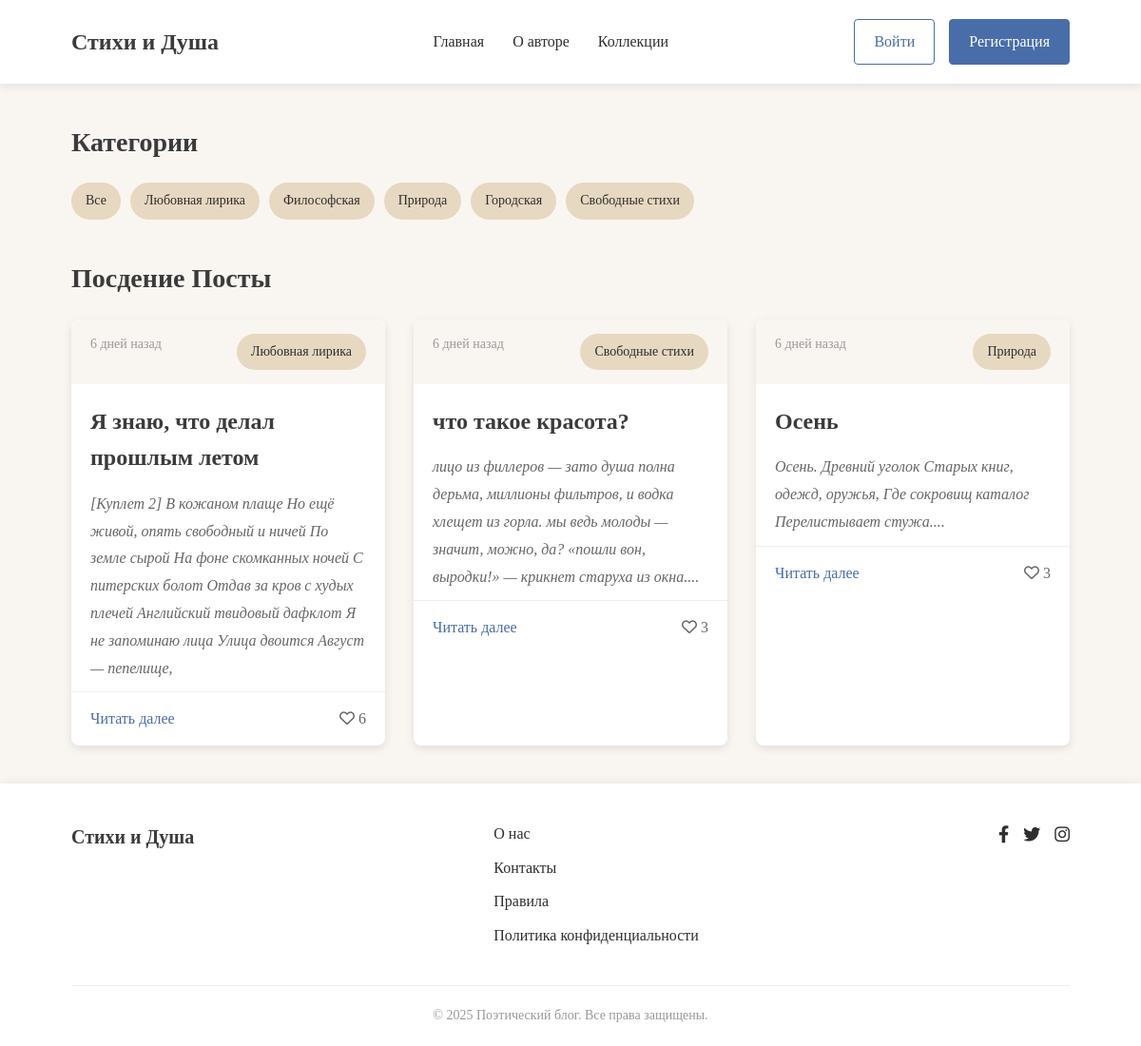
The page / on the database its author committed.
### show/models.py (models this page shows, shortened)
class Category(models.Model):
    title = models.CharField(max_length=60)
    def __str__(self):
        return f'{self.title}'

class Poem(models.Model):
    title = models.CharField(max_length=120)
    text = models.TextField()
    category = models.ForeignKey(to=Category, on_delete=models.CASCADE, related_name='poems')
    date_public = models.DateTimeField(auto_now_add=True)
    like = models.ManyToManyField(to=User, related_name="poems", blank=True)
    reads = models.ManyToManyField(to=User, related_name="reads")
    def text_poem(self):
        dot = self.text.count('.')
        if dot > 1:
            total = self.text.find('.')
            total_str = self.text.find('.', total + 1)
            return f"{self.text[0:total_str + 1]}..."
        else:
            return self.text
    def date_count(self):
        now_date = self.date_public.date()
        today = datetime.today().date()
        delta = (today - now_date).days
        if delta == 0:
            return 'Сегодня'
        elif delta == 1:
            return 'Вчера'
        elif delta == 7:
            return 'Неделю назад'
        elif delta < 31:
            return f'{delta} дней назад'
        elif delta < 365:
            months = delta // 30
            return f'{months} месяц(ев) назад'
        else:
            years = delta // 365
            return f'{years} год(а/лет) назад'

### show/views.py (the view)
# urls.py: path('', views.index, name='index'),
def index(request, category_id=None):
    context = {
        'categoryies' : Category.objects.all(),
        'last_poem' : Poem.objects.filter(category_id=category_id) if category_id else Poem.objects.all().order_by('-id')[:3],
        'title' : Category.objects.get(id=category_id) if category_id else "Посдение посты"
    }
    return render(request, 'show/index.html', context)

### show/templates/show/index.html
{% extends "show/base.html" %}
{% load static %}
{% block main %}
    <main class="main">
        <div class="container">
            <section class="categories">
                <h2>Категории</h2>
                <div class="category-list">
                    <a href="{% url "index" %}" class="category">Все</a>
                    {% for category in categoryies %}
                        <a href="{% url "category" category.id %}" class="category">{{ category.title }}</a>
                    {% endfor %}
                </div>
            </section>
            <section class="poems">
                <h2>{{ title.title }}</h2>
                <div class="poem-grid">
                    {% for poems in last_poem %}
                        <article class="poem-card">
                            <div class="poem-meta">
                                <span class="date">{{ poems.date_count }}</span>
                                <span class="category">{{ poems.category }}</span>
                            </div>
                            <h3 class="poem-title"><a href="poem.html">{{ poems.title }}</a></h3>
                            <div class="poem-excerpt">
                                <p>{{ poems.text_poem }}<br>
                                </p>
                            </div>
                            <div class="poem-footer">
                                <a href="{% url "show:poem" poems.id %}" class="read-more">Читать далее</a>
                                {% if user in poems.like.all %}
                                    <a class="red" href="{% url "show:like" poems.id %}">
                                        <i class="far fa-heart"></i> {{ poems.like.count }}
                                    </a>
                                {% else %}
                                    <a class="likes" href="{% url "show:like" poems.id %}">
                                        <i class="far fa-heart"></i> {{ poems.like.count }}
                                    </a>
                                {% endif %}
                            </div>
                        </article>
                    {% endfor %}
                </div>
            </section>
        </div>
    </main>
{% endblock main %}

### frontend/css/style.css (style rules this page uses)
:root { --bg-color: #F9F6F2; --text-color: #2E2E2E; --heading-color: #3B3B3B; --accent-color: #C18C5D; --button-color: #486DA9; --category-color: #E7D8C1; }
* { margin: 0; padding: 0; box-sizing: border-box; }
body { font-family: 'Georgia', serif; background-color: var(--bg-color); color: var(--text-color); line-height: 1.6; }
a { text-decoration: none; color: var(--button-color); transition: color 0.3s; }
.container { width: 90%; max-width: 1200px; margin: 0 auto; padding: 0 15px; }
.main { padding: 40px 0; }
h1, h2, h3, h4 { color: var(--heading-color); margin-bottom: 20px; font-weight: 600; }
h2 { font-size: 28px; }
h3 { font-size: 24px; }
.categories { margin-bottom: 40px; }
.category-list { display: flex; flex-wrap: wrap; gap: 10px; }
.category { background-color: var(--category-color); padding: 8px 15px; border-radius: 20px; font-size: 14px; color: var(--text-color); transition: all 0.3s; }
.poem-grid { display: grid; grid-template-columns: repeat(auto-fill, minmax(300px, 1fr)); gap: 30px; }
.poem-card { background-color: white; border-radius: 8px; overflow: hidden; box-shadow: 0 3px 10px rgba(0, 0, 0, 0.1); transition: transform 0.3s, box-shadow 0.3s; }
.poem-meta { display: flex; justify-content: space-between; padding: 15px 20px; background-color: var(--bg-color); font-size: 14px; color: #666; }
.poem-title { padding: 0 20px; margin: 15px 0; }
.poem-title a { color: var(--heading-color); }
.poem-excerpt { padding: 0 20px; margin-bottom: 20px; color: var(--text-color); line-height: 1.8; }
.poem-footer { display: flex; justify-content: space-between; align-items: center; padding: 15px 20px; border-top: 1px solid #eee; }
.read-more { font-weight: 500; }
.likes { color: #666; }
.poem-meta { margin-bottom: 20px; }
.poem-excerpt { color: #666; margin-bottom: 10px; font-style: italic; }
.poem-meta { font-size: 14px; color: #999; }
.poem-card, .poem-full, .comment, .profile-header, .auth-form-container { animation: fadeIn 0.6s ease-out forwards; }
.poem-card { transition: transform 0.3s ease, box-shadow 0.3s ease; }
.poem-card:nth-child(1) { animation-delay: 0.1s; }
.poem-card:nth-child(2) { animation-delay: 0.2s; }
.poem-card:nth-child(3) { animation-delay: 0.3s; }

### rows shown on the page
Category: title "Любовная лирика"
Category: title "Философская"
Category: title "Природа"
Category: title "Городская"
Category: title "Свободные стихи"
Poem: date_count "6 дней назад", category "Любовная лирика", title "Я знаю, что делал прошлым летом", text_poem "[Куплет 2] В кожаном плаще Но ещё живой, опять свободный и ничей По земле сырой На фоне скомканных ночей С питерских болот Отдав за кров с худых плечей Английский твидовый дафклот Я не запоминаю лица Улица двоится Август — пепелище,", like.count "6"
Poem: date_count "6 дней назад", category "Свободные стихи", title "что такое красота?", text_poem "лицо из филлеров — зато душа полна дерьма, миллионы фильтров, и водка хлещет из горла. мы ведь молоды — значит, можно, да? «пошли вон, выродки!» — крикнет старуха из окна....", like.count "3"
Poem: date_count "6 дней назад", category "Природа", title "Осень", text_poem "Осень. Древний уголок Старых книг, одежд, оружья, Где сокровищ каталог Перелистывает стужа....", like.count "3"

### other values the page prints
{{ title.title }} "Посдение Посты"
